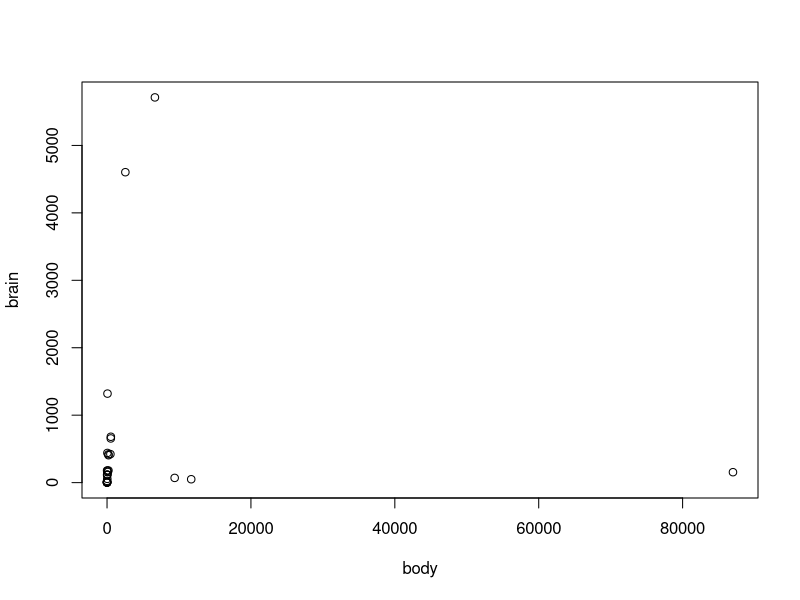
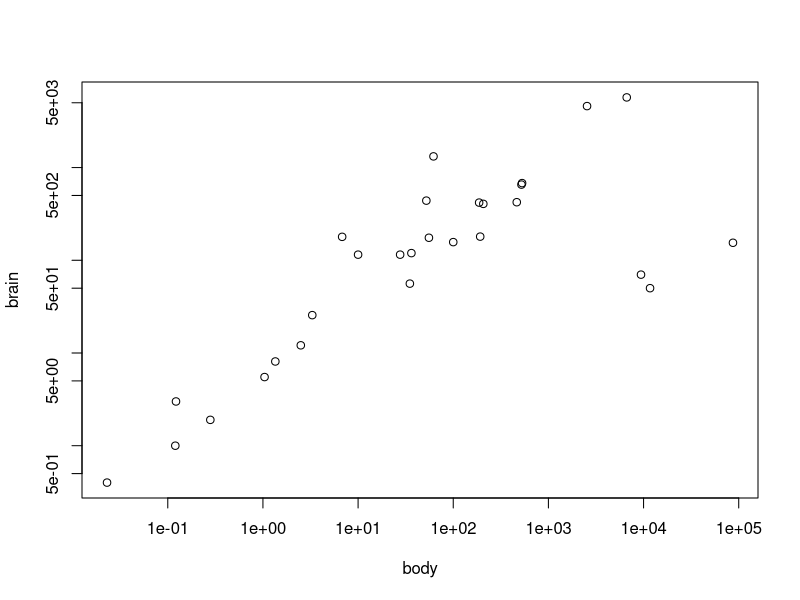
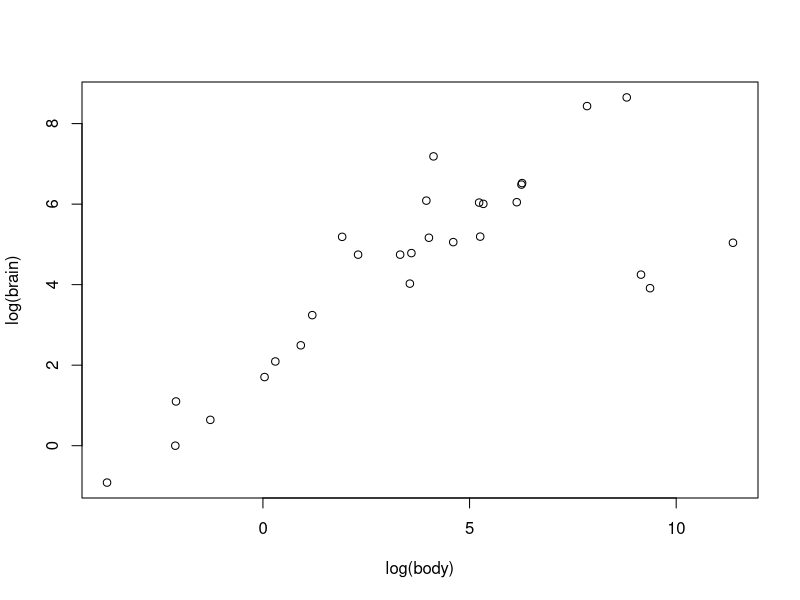

Recreate these plots in R, in order.
####script 8
#7a. Regressao Linear Simples
#Ajuste e diagnostico de uma regressao

library(MASS) #pacote de dados de massa
data(Animals) #dados sobre o objeto animals
str(Animals) ##avalia a estrutura do objeto

plot(brain~body, data=Animals)  #plot de y cerebro e x corpo dos dados dos animais
#N foi linear
plot(brain~body,data=Animals, log="xy") #transforma os dados em seus logaritmos, dentro da função plot
plot(log(brain)~log(body), data=Animals) #nomea o y em log brain e x em log body plotando os valores transformados em log
